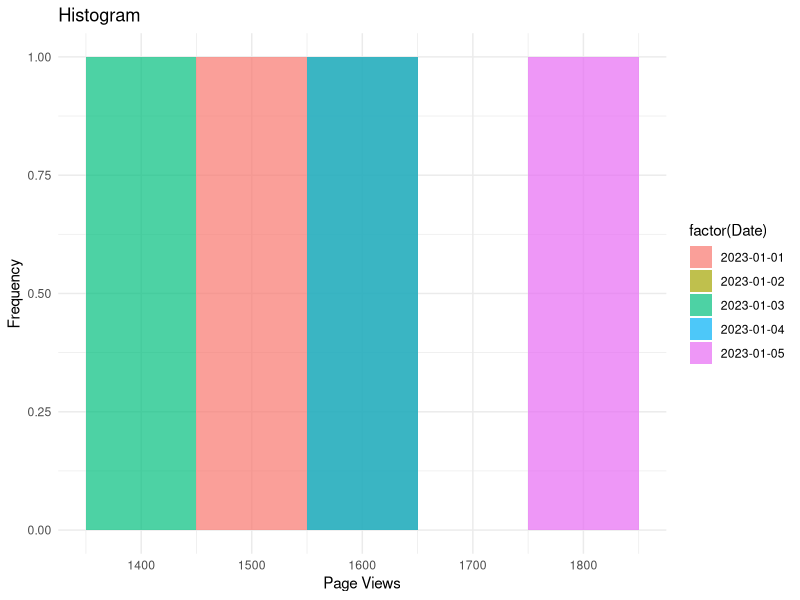

Generate this figure with R:
# Install and load ggplot2 package
if (!requireNamespace("ggplot2", quietly = TRUE)) {
  install.packages("ggplot2")
}
library(ggplot2)

# Your data
web_data <- data.frame(
  Date = as.Date(c("2023-01-01", "2023-01-02", "2023-01-03", "2023-01-04", "2023-01-05")),
  Page_Views = c(1500, 1600, 1400, 1650, 1800),
  Click_through_Rate = c(2.3, 2.7, 2.0, 2.4, 2.6)
)
# Histogram (for demonstration purposes)
histogram <- ggplot(web_data, aes(x = Page_Views, fill = factor(Date))) +
  geom_histogram(binwidth = 100, position = "identity", alpha = 0.7) +
  labs(title = "Histogram", x = "Page Views", y = "Frequency") +
  theme_minimal()

# Print or display the plots
print(histogram)
